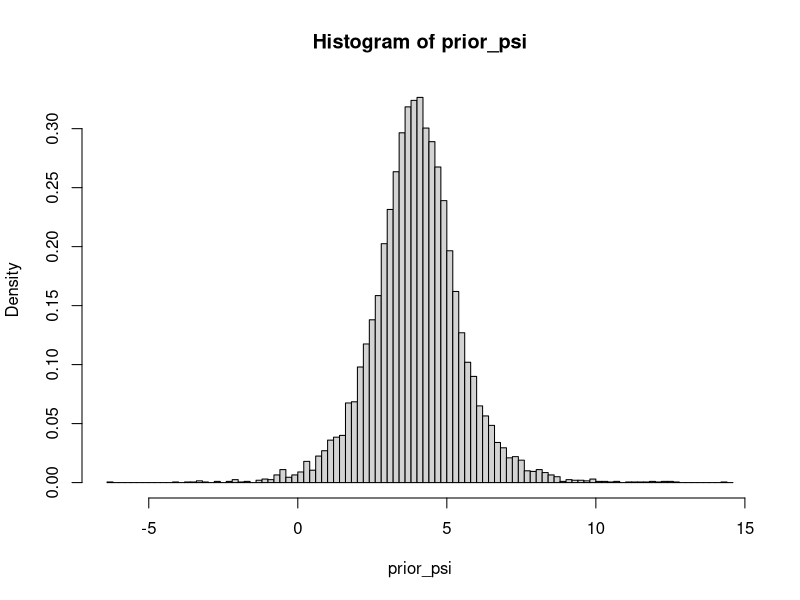
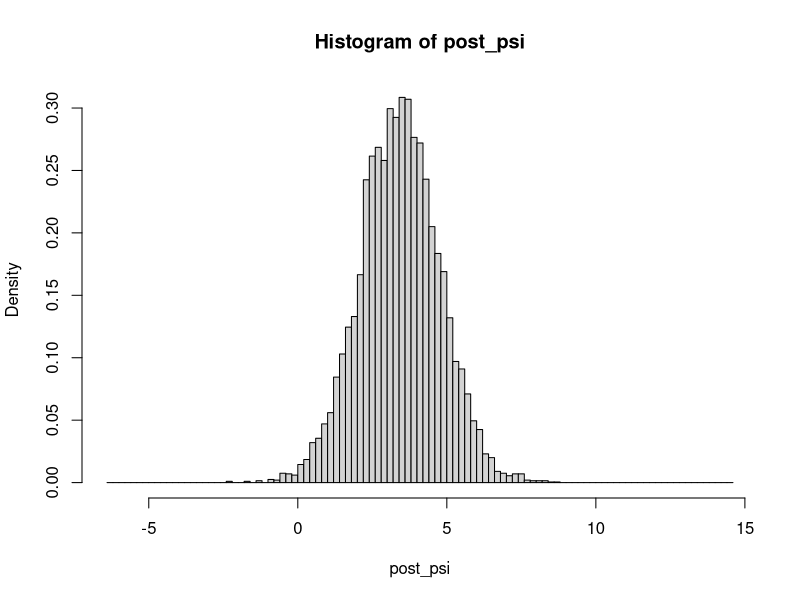

Write the R code that produced these figures, in order. (Note: this script raises an error after producing the figures.)
# QUALITATIVE factors edition
#############################################################
# Part 0: Data Input and Sufficient Statistics Computations #
#############################################################

# libraries
library(MASS) # for mvnorm
library(plyr) # for rounding

# setting the seed so that computations can be repeated provided all relevant Parts are run consecutively
set.seed(1)

########################################################################################
#A Here is the code to generate some test data. Inputting data: TBA.                   #

l = c(2, 3) # input the number of levels per factor
m = length(l) # the number of factors.

k = prod(l) # letting this denote the possible number of combinations between the crossed factors 
n_vector = c(5, 5, 5, 5, 5, 5) # the size of n should be equal to k (if factors are crossed) 
n = sum(n_vector)
# If not, there's a problem.

# Generating Y (for testing purposes)

mu = c(2, 4, 6, 8, 10, 12)
Y = numeric(n)
for(i in 1:k){
  if(i == 1){
    Y[1:n[i]] = rnorm(n_vector[i], mean = mu[i], sd = 2)
  } else {
    Y[(cumsum(n_vector)[i-1]+1):cumsum(n_vector)[i]] = rnorm(n_vector[i], mean = mu[i], sd = 2)
  }
}

################################################################################
# Here is the code for computing X given the information above                 #
################################################################################

qual_generate_X = function(n_vector){
  #' Given the sample size per each combination, generates the X matrix.
  #' @param n a vector, which is the sample size per combination.
  #' @examples
  #' > qual_generate_X(c(1, 2, 1, 4))
  #'      [,1] [,2] [,3] [,4]
  #' [1,]    1    0    0    0
  #' [2,]    0    1    0    0
  #' [3,]    0    1    0    0
  #' [4,]    0    0    1    0
  #' [5,]    0    0    0    1
  #' [6,]    0    0    0    1
  #' [7,]    0    0    0    1
  #' [8,]    0    0    0    1
  X = matrix(0, nrow = length(n_vector), ncol = sum(n_vector))
  
  for(i in 1:length(n_vector)) {
    if(i == 1) {
      X[i, 1:n_vector[i]] = 1
    } else {
      start_idx = cumsum(n_vector)[i-1] + 1
      end_idx = cumsum(n_vector)[i]
      X[i, start_idx:end_idx] = 1
    }
  }
  return(t(X))
}

X = qual_generate_X(n_vector)

################################################################################
# Here is the code to compute the minimal sufficient statistics                #
################################################################################

qual_Y_metrics = function(X, Y){
  #' Given the values of the Y vector and the X matrix, computes the minimal
  #' sufficient statistics (b, s^2, and C).
  #' @param X a matrix.
  #' @param Y a vector containing the data.
  #' @param m represents the number of factors.
  #' @param l a vector that contains the number of levels per factor.
  b = solve(t(X) %*% X) %*% t(X) %*% Y
  s_2 = t(Y - X %*% b) %*% (Y - X %*% b)
  C = 1
  for(i in 1:m){
    Ci = cbind(rep(1, l[i]), contr.helmert(l[i])) # dropped the normalization
    C = C %x% Ci # kronecker product
  }
  newlist = list("b" = b, "s_2" = s_2, "C" = C)
  return(newlist)
}

results = qual_Y_metrics(X, Y)

b = results$b
s_2 = results$s_2
C = results$C

#####################################
# Part 1: Elicitation of the Prior  #
#####################################

# Here is the code to input for the elicitation manually #

p=1 # this is set
gamma = 0.99
s1 = c(1)
s2 = c(7)
lower_bd = c(0)
upper_bd = c(50)

m1 = c(0, 2, 4, 6, 8, 10)
m2 = c(4, 6, 8, 10, 12, 14)

elicit_prior_sigma_function = function(p, gamma, s1, s2, upper_bd, lower_bd){
  #' 1/sigma^2 ~ gamma(alpha01, alpha02). Here, we elicit the prior for sigma.
  #' We specify s1, s2 such that s1 <= sigma * z_{(1+gamma)/2} <= s2
  #' Then the values alpha01, alpha02 are solved for:
  #' Gamma(alpha01, 1, alpha02 * z^{2}_{(1+p)/2}/s^{2}_{1}) = (1+gamma)/2
  #' Gamma(alpha01, 1, alpha02 * z^{2}_{(1+p)/2}/s^{2}_{2}) = (1-gamma)/2
  #' Using the bisection method.
  #' @param p represents the number of dimensions.
  #' @param gamma represents the virtual certainty.
  sigmabounds_of_interest = list(s1, s2, upper_bd, lower_bd)
  for(i in sigmabounds_of_interest){
    if(length(i) != p){return("Error: there is a vector that doesn't have length p.")}
  }
  
  gam = (1+gamma)/2
  z0 = qnorm(gam,0,1)
  upbdinvsigma2 = (z0/s1)**2 
  lwbdinvsigma2 = (z0/s2)**2 
  
  alpha01 = numeric(p) 
  alpha02 = numeric(p)
  
  for(j in 1:p){
    # iterate until prob content of s1<= sigma*z0 <= s2 is within eps of p 
    eps = .0001
    maxits = 100
    alphalow = lower_bd[j]
    alphaup = upper_bd[j]
    for (i in 1:maxits){
      alpha = (alphalow + alphaup)/2
      beta = qgamma(gam, alpha, 1)/upbdinvsigma2[j]
      test = pgamma(beta*lwbdinvsigma2[j], alpha, 1)
      if (abs(test-(1-gam)) <= eps) { break }
      if (test < 1 - gam) { alphaup = alpha} 
      else if (test > 1 - gam) { alphalow = alpha }
    }
    alpha01[j] = alpha
    alpha02[j] = beta
  }
  
  newlist = list("lwbdinvsigma2" = lwbdinvsigma2, "upbdinvsigma2" = upbdinvsigma2, 
                 "alpha01" = alpha01, "alpha02" = alpha02, 
                 "z0" = z0, "s1" = s1, "s2" = s2)
  return(newlist)
}

elicit_prior_beta0_function = function(p, gamma, m1, m2, alpha01, alpha02){
  #' We elicit the prior for beta0 and lambda0.
  #' @param p represents the number of dimensions.
  #' @param gamma represents the virtual certainty.
  #' @param m1 represents the lower bound for beta0.
  #' @param m2 represents the upper bound for beta0.
  #' @param alpha01 a vector generated from sigma, along with alpha02.
  
  beta0 = (m1 + m2)/2 
  gam = (1+gamma)/2
  lambda0 = (m2 - m1)/(2 * sqrt(alpha02/alpha01) * qt(gam, df = 2 * alpha01))
  
  newlist = list("beta0" = beta0, "lambda0" = lambda0, "m1" = m1, "m2" = m2)
  return(newlist)
}

prior_sigma_vals = elicit_prior_sigma_function(p, gamma, s1, s2, upper_bd, lower_bd)

prior_sigma_vals

alpha01 = prior_sigma_vals$alpha01
alpha02 = prior_sigma_vals$alpha02

z0 = prior_sigma_vals$z0 # this is the (1+gamma)/2 quantile of the standard normal dist.

lwbdinvsigma2 = prior_sigma_vals$lwbdinvsigma2 # This is (z0/s2)^2
upbdinvsigma2 = prior_sigma_vals$upbdinvsigma2 # This is (z0/s1)^2

prior_beta0_vals = elicit_prior_beta0_function(p, gamma, m1, m2, alpha01, alpha02)

lambda0 = prior_beta0_vals$lambda0
beta0 = prior_beta0_vals$beta0

###################################
# Part 2: Sampling from the prior #
###################################

# Nprior = size of sample from the prior

Nprior = 10000

qual_sample_prior = function(Nprior, k, alpha01, alpha02, beta0, lambda0){
  #' This generates a sample of Nprior from the prior on N(mu, Sigma).
  #' @param Nprior represents the Monte Carlo sample size.
  #' @param k represents the number of possible combinations between the factors.
  #' The values of alpha01, alpha02, beta0, and lambda0 are from the prior elicitation.
  prior_sigma_2_vector = rep(0, Nprior)
  prior_beta_matrix = matrix(NA, nrow = Nprior, ncol = k)
  for(i in 1:Nprior){
    prior_sigma_2_vector[i] = 1/(rgamma(1, alpha01, alpha02))
    prior_Sigma = diag(lambda0 * prior_sigma_2_vector[i])
    prior_beta_matrix[i,] = mvrnorm(mu = beta0, Sigma = prior_Sigma)
  }
  newlist = list("prior_sigma_2_vector" = prior_sigma_2_vector,
                 "prior_beta_matrix" = prior_beta_matrix)
  return(newlist)
}

sample_prior_vals = qual_sample_prior(Nprior = Nprior, k = k, alpha01 = alpha01, 
                                      alpha02 = alpha02, beta0 = beta0, lambda0 = lambda0)

prior_sigma_2_vector = sample_prior_vals$prior_sigma_2_vector
prior_beta_matrix = sample_prior_vals$prior_beta_matrix

#######################################
# Part 3: Sampling from the posterior #
#######################################

# Npost = size of sample from the posterior

Npost = 10000 # change this later

qual_sample_post = function(Npost, X, k, n, alpha01, alpha02, lambda0, beta0, b, s_2){
  #' This generates a sample of Npost from the posterior on N(mu, Sigma).
  #' @param Npost represents the Monte Carlo sample size.
  #' @param k represents the number of possible combinations between the factors.
  #' @param n represents the total sample size.
  #' The values of alpha01, alpha02, and beta0 are from the prior elicitation.
  #' The values of b and s_2 are computed from the minimal sufficient statistic.
  Lambda0 = diag(lambda0)
  inv_L0 = diag(1/lambda0)
  
  side_eqn = solve(Lambda0 + solve(t(X) %*% X))
  alpha02_y = alpha02 + s_2/2 + (t(b - beta0) %*% side_eqn %*% (b - beta0))/2
  
  Sigma_y = solve(t(X) %*% X + solve(Lambda0))
  beta_y = solve(t(X) %*% X + inv_L0) %*% (t(X) %*% X %*% b + inv_L0 %*% beta0)
  
  post_sigma_2_vector = rep(0, Npost)
  post_beta_matrix = matrix(NA, nrow = Npost, ncol = k)
  
  for(i in 1:Npost){
    post_sigma_2 = 1/rgamma(1, n/2 + alpha01, alpha02_y)
    post_sigma_2_vector[i] = post_sigma_2
    post_beta_matrix[i,] = mvrnorm(mu = beta_y, Sigma = post_sigma_2 * Sigma_y)
  }
  newlist = list("post_sigma_2_vector" = post_sigma_2_vector,
                 "post_beta_matrix" = post_beta_matrix)
  return(newlist)
}

sample_post_vals = qual_sample_post(Npost = Npost, X = X, k = k, n = n, alpha01 = alpha01, 
                                    alpha02 = alpha02, lambda0 = lambda0, 
                                    beta0 = beta0, b = b, s_2 = s_2)

post_sigma_2_vector = sample_post_vals$post_sigma_2_vector
post_beta_matrix = sample_post_vals$post_beta_matrix

#######################################
# Part 4: Relative Belief Ratio       #
#######################################

# SINCE l = c(2, 3) we have the following order:
# a11, a12, a21, a22, a31, a32

# Here, if the contrast is going to be from the C matrix generated from the minimal sufficient
# statistics. 

col_num = 2
contrast = C[,col_num] 

# Here is where you can manually write the contrasts - ensure it is the same size as k.
#contrast = c(1, 0, 0, 0, 0, 0)

prior_psi = prior_beta_matrix %*% contrast
post_psi = post_beta_matrix %*% contrast

smoother_function = function(psi_density, counts, smoother){
  #' A helper function that makes a smoothed plot of the density of psi.
  #' @param psi_density a vector containing the density of the histogram psi values.
  #' @param counts the counts associated with the histogram.
  #' @param smoother an odd number of points to average prior density values.
  psi_dens_smoothed = psi_density
  numcells = length(counts)
  halfm = (smoother-1)/2
  for(i in (1+halfm):(numcells-halfm)){
    sum = 0
    for (j in (-halfm):halfm){
      sum = sum + psi_density[i+j]
    }
    psi_dens_smoothed[i]=sum/smoother 
  }
  return(psi_dens_smoothed)
}

# note: this function was altered
psi_plot_vals = function(delta = 0.5, smoother = c(7, 7),
                         prior_psi, post_psi){
  #' Obtains the smoothed plot of the density of psi for both the prior and the posterior.
  #' @param smoother a vector containing an odd number of points to average prior density values.
  #' The first value is associated for the prior and the second is for the posterior.
  #' @param prior_psi the vector containing the prior psi values.
  #' @param post_psi the vector containing the posterior psi values.
  #' @param delta is the bin width of the histogram.
  
  lower_bd = round_any(min(prior_psi, post_psi), accuracy = 0.1, f = floor)
  upper_bd = round_any(max(prior_psi, post_psi), accuracy = 0.1, f = ceiling)
  
  breaks = seq(lower_bd, upper_bd, by = delta)
  if(breaks[length(breaks)] <= upper_bd){
    breaks = c(breaks, breaks[length(breaks)] + delta)
  }
  
  prior_psi_hist = hist(prior_psi, breaks, freq = F)
  psi_mids = prior_psi_hist$mids
  post_psi_hist = hist(post_psi, breaks, freq = F)
  
  prior_psi_dens_smoothed = smoother_function(prior_psi_hist$density, 
                                              prior_psi_hist$counts, 
                                              smoother[1])
  post_psi_dens_smoothed = smoother_function(post_psi_hist$density , 
                                             post_psi_hist$counts, 
                                             smoother[2])
  
  newlist = list("psi_mids" = psi_mids, "prior_psi_dens" = prior_psi_hist$density,
                 "prior_psi_dens_smoothed" = prior_psi_dens_smoothed,
                 "post_psi_dens" = post_psi_hist$density,
                 "post_psi_dens_smoothed" = post_psi_dens_smoothed,
                 "breaks" = breaks)
  return(newlist)
}

psi_hist_vals = psi_plot_vals(delta = 0.2, smoother = c(5, 5), 
                              prior_psi = prior_psi, post_psi = post_psi)

prior_psi_dens_smoothed = psi_hist_vals$prior_psi_dens_smoothed
hist_breaks = psi_hist_vals$breaks
post_psi_dens_smoothed = psi_hist_vals$post_psi_dens_smoothed

rbr_psi = function(prior_psi_dens_smoothed, post_psi_dens_smoothed, breaks){
  #' Obtain the relative belief ratio of psi based off of the prior and posterior values.
  #' @param prior_psi_dens_smoothed represents the prior psi values.
  #' @param post_psi_dens_smoothed represents the posterior psi values.
  #' @param breaks represents the breaks of the histogram.
  
  # Only need to focus on the max value due to endpoints
  numcells = length(breaks)-1
  RB_psi = rep(0, numcells)
  for (i in 1:numcells){
    if (prior_psi_dens_smoothed[i] != 0){
      RB_psi[i] = post_psi_dens_smoothed[i]/prior_psi_dens_smoothed[i]}
  }
  return(RB_psi)
}

rbr_psi_vals = rbr_psi(prior_psi_dens_smoothed, post_psi_dens_smoothed, 
                       breaks = hist_breaks)

##############################################################
# Estimate of true value of psi from the relative belief ratio
RBest = rbr_psi_vals[which.max(rbr_psi_vals)]
cat("RB estimate of psi = ", RBest,"\n")

##############################################################
# Using a function to estimate the rest of the values (will be mentioned below)

plausible_region_est = function(prior_psi_mids, RB_psi, post_psi_dens_smoothed,
                                delta_psi){
  # estimating plausible region
  plaus_region = ifelse(RB_psi > 1, prior_psi_mids, 0)
  
  # getting the interval instead
  nonzero_values = plaus_region[plaus_region != 0]
  plaus_interval = c(nonzero_values[1], nonzero_values[length(nonzero_values)])
  
  # getting the posterior content of the plausible region
  plaus_content = 0
  for(i in 1:length(prior_psi_mids)){
    if(RB_psi[i] > 1){
      plaus_content = plaus_content + post_psi_dens_smoothed[i]
    }
  }
  plaus_content = plaus_content * delta_psi
  
  newlist = list("plaus_region" = plaus_region,
                 "plaus_interval" = plaus_interval,
                 "plaus_content" = plaus_content)
  return(newlist)
}

psi_hypothesis_test = function(psi_0 = -2, prior_psi_mids, RB_psi, post_psi_dens_smoothed,
                               delta_psi){
  
  psi_0_index = which.min(abs(prior_psi_mids - psi_0))
  
  # evidence for or against psi0
  if(RB_psi[psi_0_index] > 1){
    psi_message = paste("RB of psi_0 = ",RB_psi[psi_0_index]," so there is evidence in favor of H_0 : psi = ",
                        psi_0, sep ="")
  }
  else if(RB_psi[psi_0_index] < 1){
    psi_message = paste("RB of psi_0 = ", RB_psi[psi_0_index]," so there is evidence against H_0 : psi = ",
                        psi_0, sep = "")
  }
  else if(RB_psi[psi_0_index] == 1){
    psi_message = paste("RB of psi_0 = ", RB_psi[psi_0_index],
                        " so there is no evidence either in favor of or against H_0 : psi = ",
                        psi_0, sep = "")
  }
  
  # compute the evidence concerning strength H_0 : psi = psi_0
  indices = which(RB_psi <= RB_psi[psi_0_index])
  # Compute the strength
  strength_psi_0 = sum(post_psi_dens_smoothed[indices]) * delta_psi
  strength_msg = paste("Strength of the evidence concerning H_0 : psi = psi_0 is given by ", strength_psi_0, sep = "")
  
  newlist = list("psi_message" = psi_message, "indices" = indices, 
                 "strength_message" = strength_msg, "strength" = strength_psi_0)
  
  return(newlist)
}

inferences = plausible_region_est(prior_psi_mids = psi_hist_vals$psi_mids, 
                                  RB_psi = rbr_psi_vals, 
                                  post_psi_dens_smoothed = post_psi_dens_smoothed, 
                                  delta_psi = 0.5)

# estimating plausible region.the values of psi where the RB > 1
inferences$plaus_region

# getting the posterior content of the plausible region
inferences$plaus_content

#####################################################################################################
# assess hypothesis H_0 : psi = psi_0
psi_0 = 5

hypo_test = psi_hypothesis_test(psi_0 = psi_0, 
                                prior_psi_mids = psi_hist_vals$psi_mids, 
                                RB_psi = rbr_psi_vals, 
                                post_psi_dens_smoothed = post_psi_dens_smoothed,
                                delta_psi = 0.5)

# compute the evidence concerning strength H_0 : psi = psi_0
hypo_test$psi_message

# Compute the strength
hypo_test$strength_message

##########################################################################################
# accessing the hypothesis that a collection of contrasts are all 0

prior_alpha = prior_beta_matrix %*% C
post_alpha = post_beta_matrix %*% C

# want: person to write all of the alphas to be tested
alpha_list = c("alpha12","alpha13","alpha21","alpha22","alpha23") # this is hard coded
beta_list = create_beta_list_names(levels = l)

convert_alpha_to_beta = function(alpha_list){
  alpha_list = gsub("alpha", "b", alpha_list)
  return(alpha_list)
}

test = convert_alpha_to_beta(alpha_list)
find_position(test, beta_list)

max_of_contrasts = function(prior_alpha, post_alpha, delta, smoother, psi_0, contrasts = NA, 
                            levels = NA){
  #' Does a hypothesis test on the collection of contrasts to see if there's an interaction.
  #' @param prior_alpha is the result of t(C) %*% beta_prior
  #' @param post_alpha is the result if t(C) %*% beta_post
  #' @param delta is the bin width of the histogram.
  #' @param smoother a vector containing an odd number of points to average prior density values.
  #' The first value is associated for the prior and the second is for the posterior.
  #' @param psi_0 is the value of the null hypothesis used to access H_0 : psi = psi_0
  #' @param contrasts contains the alpha contrasts included in the hypothesis test.
  #' @param levels a vector containing the number of levels per factor.

  k = ncol(prior_alpha) # assumption is that ncol(prior) = ncol(post)
  Nprior = nrow(prior_alpha)
  Npost = nrow(post_alpha)
  max_alpha_prior = numeric(Nprior)
  max_alpha_post = numeric(Npost)
  
  if(is.na(contrasts[1]) == TRUE){
    contrast_indices_beta = 2:k
  } else {
    beta_version = convert_alpha_to_beta(contrasts)
    beta_list = create_beta_list_names(levels)
    contrast_indices_beta = find_position(beta_version, beta_list)
  }
  
  for(i in 1:Nprior){
    # ignoring the first column of alphas
    max_alpha_prior[i] = max(abs(prior_alpha[i,][contrast_indices_beta]))
  }
  for(j in 1:Npost){
    max_alpha_post[j] = max(abs(post_alpha[j,][contrast_indices_beta]))
  }
  
  plot_vals = psi_plot_vals(delta, smoother, prior_psi = max_alpha_prior, 
                            post_psi = max_alpha_post)
  
  prior_psi_dens_smoothed = plot_vals$prior_psi_dens_smoothed
  hist_breaks = plot_vals$breaks
  post_psi_dens_smoothed = plot_vals$post_psi_dens_smoothed
  rbr_vals = rbr_psi(prior_psi_dens_smoothed, post_psi_dens_smoothed, hist_breaks)
  
  inferences = plausible_region_est(prior_psi_mids = plot_vals$psi_mids, 
                                    RB_psi = rbr_vals, 
                                    post_psi_dens_smoothed = post_psi_dens_smoothed, 
                                    delta_psi = delta)
  
  hypo_test = psi_hypothesis_test(psi_0 = psi_0, 
                                  prior_psi_mids = plot_vals$psi_mids, 
                                  RB_psi = rbr_vals, 
                                  post_psi_dens_smoothed = post_psi_dens_smoothed,
                                  delta_psi = delta)
  
  
  # Estimate of true value of psi from the relative belief ratio
  RBest = rbr_psi_vals[which.max(rbr_psi_vals)]
  
  newlist = list("RBest" = RBest, "Plausible Region" = inferences$plaus_region,
                 "Posterior Content of the Plausible Region" = inferences$plaus_content,
                 "Evidence Concerning strength H_0 : psi = psi_0" = hypo_test$psi_message,
                 "Strength" = hypo_test$strength_message,
                 "prior_psi_dens_smoothed" = prior_psi_dens_smoothed,
                 "post_psi_dens_smoothed" = post_psi_dens_smoothed,
                 "rbr_vals" = rbr_vals,
                 "plot_mids" = plot_vals$psi_mids)
  return(newlist)
}

max_of_contrasts(prior_alpha, post_alpha, delta = 0.5, smoother = c(7, 7), psi_0 = 15)

max_of_contrasts(prior_alpha, post_alpha, delta = 0.5, smoother = c(7, 7), psi_0 = 15, 
                 levels = c(2, 3), contrasts = c("alpha21","alpha22","alpha23"))




 


